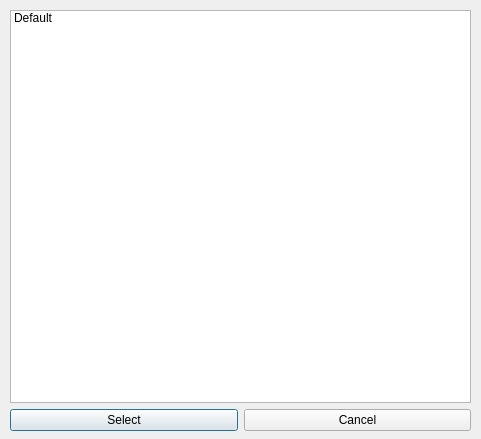
<ui version="4.0" >
 <class>SelectCallDialog</class>
 <widget class="QDialog" name="SelectCallDialog" >
  <property name="geometry" >
   <rect>
    <x>0</x>
    <y>0</y>
    <width>481</width>
    <height>439</height>
   </rect>
  </property>
  <property name="windowTitle" >
   <string>Dialog</string>
  </property>
  <property name="modal" >
   <bool>true</bool>
  </property>
  <widget class="QWidget" name="" >
   <property name="geometry" >
    <rect>
     <x>10</x>
     <y>10</y>
     <width>461</width>
     <height>421</height>
    </rect>
   </property>
   <layout class="QVBoxLayout" >
    <item>
     <widget class="QListWidget" name="filesListWidget" >
      <item>
       <property name="text" >
        <string>Default</string>
       </property>
      </item>
     </widget>
    </item>
    <item>
     <layout class="QHBoxLayout" >
      <item>
       <widget class="QPushButton" name="selectPushButton" >
        <property name="text" >
         <string>Select</string>
        </property>
       </widget>
      </item>
      <item>
       <widget class="QPushButton" name="cancelPushButton" >
        <property name="text" >
         <string>Cancel</string>
        </property>
       </widget>
      </item>
     </layout>
    </item>
   </layout>
  </widget>
 </widget>
 <resources/>
 <connections/>
</ui>
